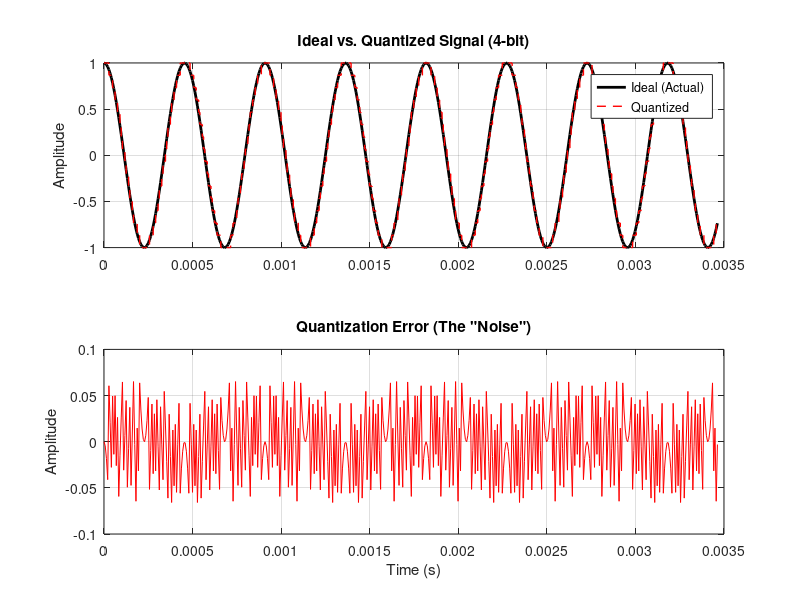

Write the MATLAB code that produced this figure.
%% Description
%This code performs BASK on a cosine and then quantises the values to
%simulate an N-bit DAC

%% Parameters

Fc = 2200;      %Carrier frequency
Fs = 144100;     % Audio sample rate (Hz)   
DAC_bit_val = 4;
%This bit val gives this many steps
steps = power(2,DAC_bit_val); 

%% Generate audio
totalSamples = Fs *10; %10seconds of audio.

fullSignal = zeros(1, totalSamples); %Preallocate the size of the signal as it was causing a lot of slowdown

%time array
t_total = (0:totalSamples-1)/Fs;
carrier_total = cos(2*pi*Fc*t_total);

%Set the sine to be unipolar like the DAC so 0 to 1
%carrier_total = (cos(2*pi*Fc*t_total)+1)/2;

fullSignal = carrier_total;

%Quantisation error from DAC/ADC
idealSignal = fullSignal;

Vmax = max(idealSignal);
Vmin = min(idealSignal);
LSB = (Vmax - Vmin)/(steps-1); %Amplitude of minimum step size.

fullSignal = Vmin + LSB * round((idealSignal - Vmin)/ LSB); %Convert each sample to its nearest quantisation step.
%Converts the signal into the DAC staircase
%fullsignal/LSB recscales to the number of quantisation steps needed to
%represent a value, round brings it to the closest value, *LSB brings it
%back to a value which can be output to the WAV.
quantizedSignal = fullSignal;
errorSignal = idealSignal - fullSignal;

%output

%Ensure audio is -1 to 1
maxAbs = max(abs(quantizedSignal));
if maxAbs > 1

    quantizedSignal = quantizedSignal / maxAbs;
    
end

filename = sprintf('DAC_Bit_Value_%d.wav', DAC_bit_val);
audiowrite(filename, quantizedSignal, Fs);

filename = sprintf('error_myDAC_Bit_Value_%d.wav', DAC_bit_val);
audiowrite(filename, errorSignal, Fs);

%% Time-Domain Visualization (Zoomed in for clarity)
figure('Name', 'Time Domain Analysis'); 
t_zoom = 1:500; % Look at the first 500 samples 
subplot(2,1,1); 
plot(t_total(t_zoom), idealSignal(t_zoom), 'k', 'LineWidth', 2); hold on; 
stairs(t_total(t_zoom), quantizedSignal(t_zoom), 'r--', 'LineWidth', 1); 
title(['Ideal vs. Quantized Signal (', num2str(DAC_bit_val), '-bit)']); 
legend('Ideal (Actual)', 'Quantized'); 
ylabel('Amplitude'); grid on; 
subplot(2,1,2); plot(t_total(t_zoom), errorSignal(t_zoom), 'r'); 
title('Quantization Error (The "Noise")'); xlabel('Time (s)'); 
ylabel('Amplitude'); grid on; % Save both for analysis audiowrite(sprintf('Quantized_%dbit.wav', DAC_bit_val), quantizedSignal, Fs, 'BitsPerSample', 32);
